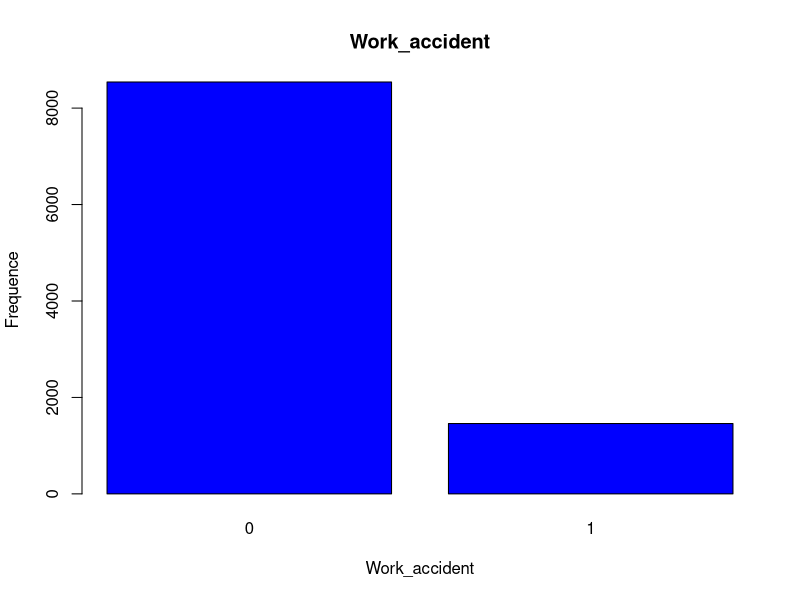
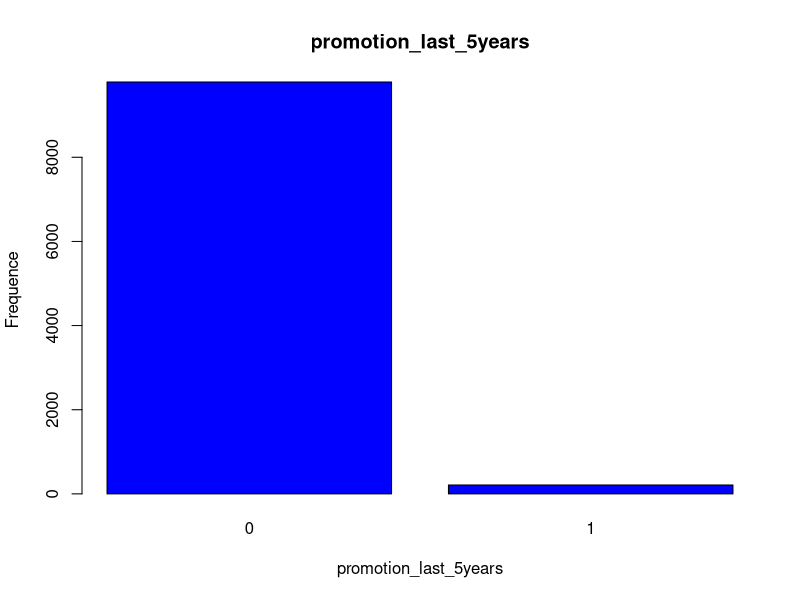
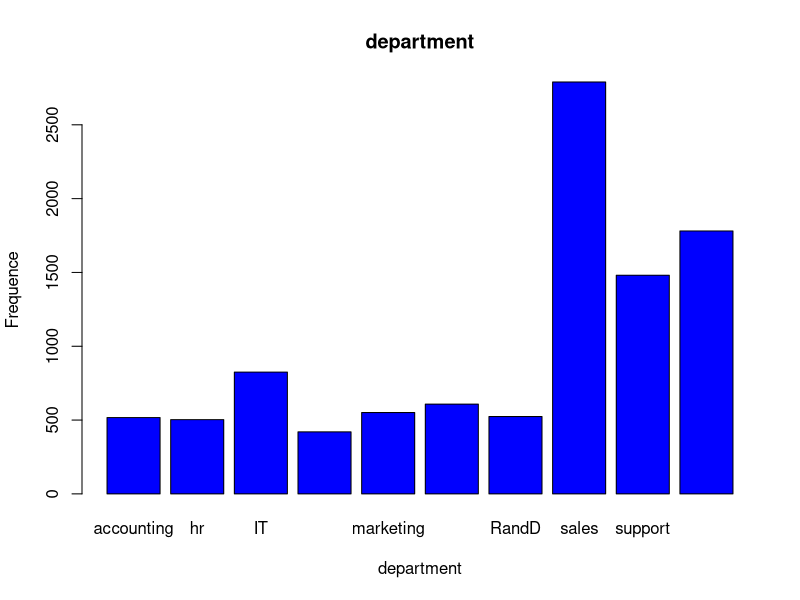
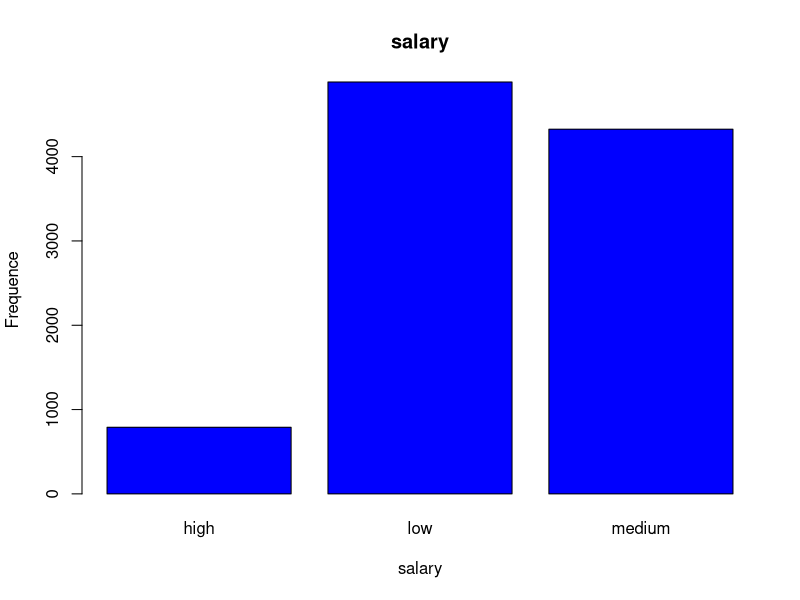
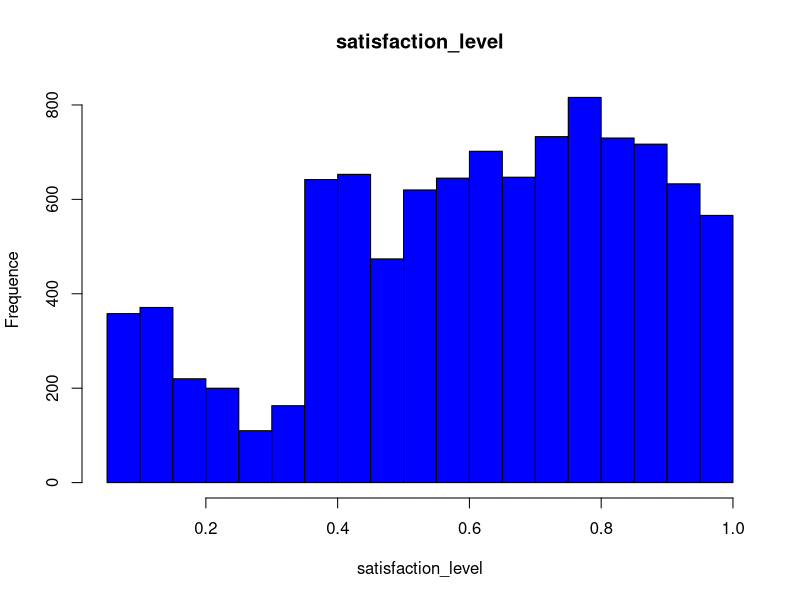
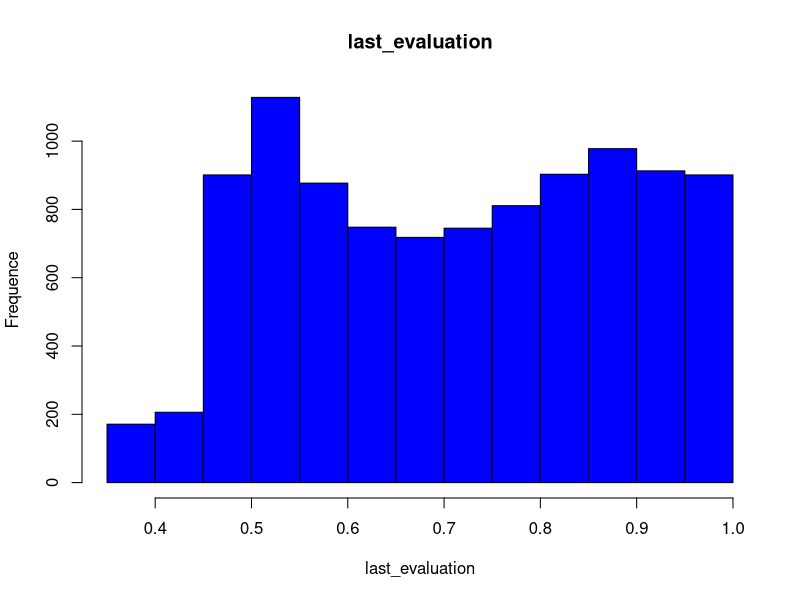
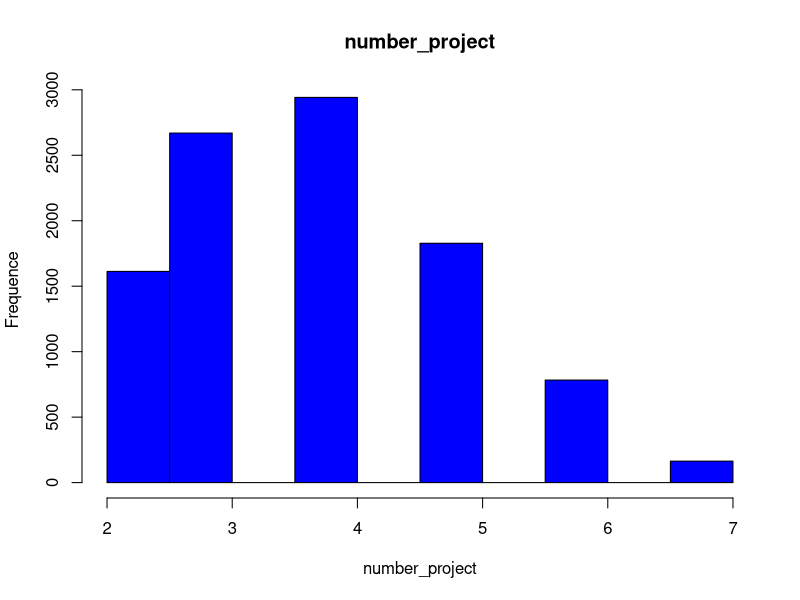
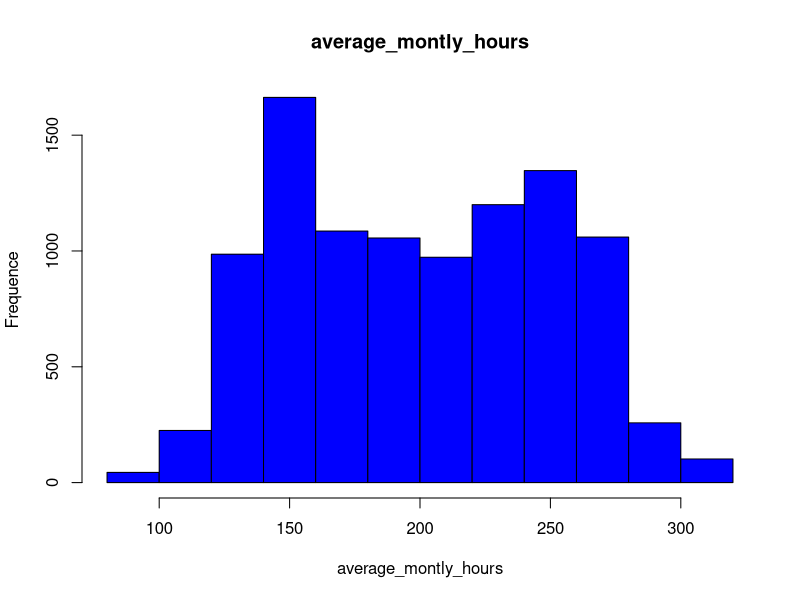

These charts were generated, in order, by the following R code:
# Importer les données
myData <- read.table(file="data/HR_prediction-train.csv", sep=",", header=T)

################# Anaylser préliminaire
# Combien y'a t'il d'instance
nrow(myData)
  # or
myData[0]
# Combien y'a t'il de variables
ncol(myData)

# Savoir si il y a des données manquantes
any(is.na(myData))


################# Analyse exploratoire
# calculer la distribution de probabilité P (f ) pour chaque variable
# P (f ) = nombre d’occurrences de la valeur f dans la variable / nombre total d’occurrences
var_qualitatives <- c("Work_accident", "promotion_last_5years", "department", "salary")
# Barplot pour les variables qualitatives et sauvegarder les graphiques
for (i in var_qualitatives) {
  barplot(table(myData[,i]), main=i, xlab=i, ylab="Frequence", col="blue")
  # dev.copy(png, file= paste0("plot_max/bar-", i, ".png"))
}

var_quantitatives <- c("satisfaction_level", "last_evaluation", "number_project", "average_montly_hours", "time_spend_company")
# Histogramme pour les variables quantitatives et sauvegarder les graphiques
for (i in var_quantitatives) {
  hist(myData[,i], main=i, xlab=i, ylab="Frequence", col="blue")
  # dev.copy(png, file= paste0("plot_max/hist-", i, ".png"))
}

# Spécifiez les noms des attributs f pour lesquels vous voulez calculer la probabilité conditionnelle
f_attrs <- c("department", "salary")

# Boucle pour chaque attribut f
for(f in f_attrs) {
  # Calculez la probabilité marginale de l'attribut f
  prob_f <- table(myData[[f]])/nrow(myData)

  # Calculez la probabilité conditionnelle de la variable cible "left" compte tenu des valeurs d'attribut f
  prob_left_given_f <- tapply(myData$left, myData[[f]], function(x) table(x)/length(x))

  # Affichez les résultats
  print(paste("Probabilité marginale de l'attribut", f, ":\\n"))
  print(prob_f)
  print(paste("Probabilité conditionnelle de la variable cible 'left' compte tenu des valeurs d'attribut", f, ":\\n"))
  print(prob_left_given_f)
}
